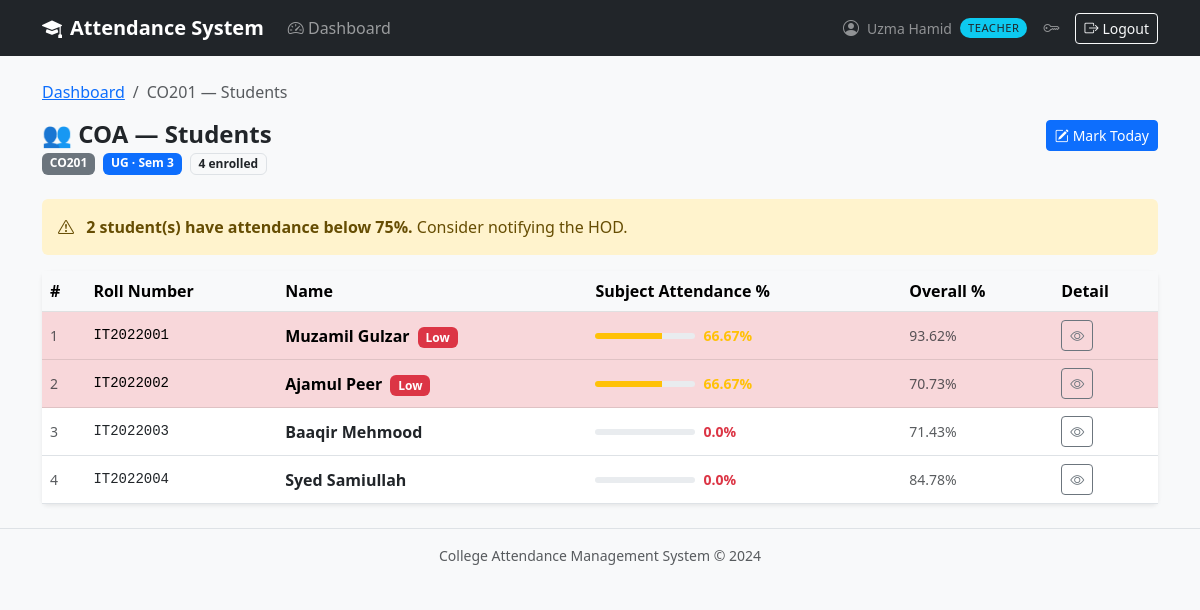
Page /teacher/subject/14/students (signed in) on the committed database.
### app/models/user.py (models this page shows, shortened)
class User(UserMixin, db.Model):
    __tablename__ = 'users'
    id = db.Column(db.Integer, primary_key=True)
    email = db.Column(db.String(120), unique=True, nullable=False, index=True)
    first_name = db.Column(db.String(50), nullable=False)
    last_name  = db.Column(db.String(50), nullable=False)
    password_hash = db.Column(db.String(256), nullable=False)
    role = db.Column(db.String(20), nullable=False)
    is_active = db.Column(db.Boolean, default=True, nullable=False)
    created_at = db.Column(db.DateTime, default=datetime.utcnow, nullable=False)
    updated_at = db.Column(db.DateTime, default=datetime.utcnow,
                           onupdate=datetime.utcnow, nullable=False)
    teacher_profile = db.relationship('Teacher', back_populates='user',
                                      uselist=False, cascade='all, delete-orphan')
    student_profile = db.relationship('Student', back_populates='user',
                                      uselist=False, cascade='all, delete-orphan')
    @property
    def is_principal(self):
        return self.role == Role.PRINCIPAL
    @property
    def is_hod(self):
        return self.role == Role.HOD
    @property
    def is_teacher(self):
        return self.role == Role.TEACHER
    @property
    def full_name(self):
        return f"{self.first_name} {self.last_name}"

### app/models/subject.py (models this page shows, shortened)
class Subject(db.Model):
    __tablename__ = 'subjects'
    id = db.Column(db.Integer, primary_key=True)
    department_id = db.Column(db.Integer, db.ForeignKey('departments.id'),
                              nullable=False)
    name = db.Column(db.String(100), nullable=False)
    code = db.Column(db.String(15), unique=True, nullable=False)
    semester     = db.Column(db.Integer, nullable=False)
    program_type = db.Column(db.String(5), nullable=False, default='UG')
    total_classes = db.Column(db.Integer, default=0, nullable=False)
    is_active  = db.Column(db.Boolean, default=True, nullable=False)
    created_at = db.Column(db.DateTime, default=datetime.utcnow, nullable=False)
    department = db.relationship('Department', back_populates='subjects')
    teachers   = db.relationship('Teacher', secondary=teacher_subjects,
                                 back_populates='subjects', lazy='dynamic')
    attendance_records = db.relationship('Attendance', back_populates='subject',
                                         lazy='dynamic',
                                         cascade='all, delete-orphan')

### app/models/student.py (models this page shows, shortened)
class Student(db.Model):
    __tablename__ = 'students'
    id = db.Column(db.Integer, primary_key=True)
    user_id = db.Column(db.Integer, db.ForeignKey('users.id'),
                        unique=True, nullable=False)
    department_id = db.Column(db.Integer, db.ForeignKey('departments.id'),
                              nullable=False)
    roll_number = db.Column(db.String(20), unique=True, nullable=False)
    admission_year = db.Column(db.String(9), nullable=False)
    program_type = db.Column(
        db.String(5),
        nullable=False,
        default='UG'
    )
    semester = db.Column(db.Integer, nullable=False, default=1)
    is_graduated       = db.Column(db.Boolean, default=False, nullable=False)
    graduation_semester= db.Column(db.Integer,  nullable=True)
    graduation_year    = db.Column(db.String(9), nullable=True)
    graduation_reason  = db.Column(db.Text,      nullable=True)
    graduated_at       = db.Column(db.DateTime,  nullable=True)
    graduated_by_id    = db.Column(db.Integer,
                                   db.ForeignKey('teachers.id'), nullable=True)
    created_at = db.Column(db.DateTime, default=datetime.utcnow, nullable=False)
    updated_at = db.Column(db.DateTime, default=datetime.utcnow,
                           onupdate=datetime.utcnow, nullable=False)
    user            = db.relationship('User', back_populates='student_profile')
    department      = db.relationship('Department', back_populates='students')
    graduated_by    = db.relationship('Teacher', foreign_keys=[graduated_by_id])
    attendance_records = db.relationship('Attendance', back_populates='student',
                                         lazy='dynamic',
                                         cascade='all, delete-orphan')
    @property
    def full_name(self):
        return self.user.full_name if self.user else 'Unknown'
    @property
    def attendance_percentage(self):
        records = self.attendance_records.filter_by(
            semester=self.semester
        ).all()
        conducted = [r for r in records if r.status not in ('leave', 'event')]
        if not conducted:
            return 0.0
        attended = sum(1 for r in conducted if r.status == 'present')
        return round((attended / len(conducted)) * 100, 2)
    def attendance_percentage_for_subject(self, subject_id):
        from app.models.attendance import Attendance
        records = self.attendance_records.filter_by(
            subject_id=subject_id
        ).all()
        conducted = [r for r in records if r.status not in ('leave', 'event')]
        if not conducted:
            return 0.0
        attended = sum(1 for r in conducted if r.status == 'present')
        return round((attended / len(conducted)) * 100, 2)

### app/models/attendance.py (models this page shows, shortened)
class Attendance(db.Model):
    __tablename__ = 'attendance'
    __table_args__ = (
        db.UniqueConstraint(
            'student_id', 'subject_id', 'date',
            name='uq_student_subject_date'
        ),
    )
    id = db.Column(db.Integer, primary_key=True)
    student_id   = db.Column(db.Integer, db.ForeignKey('students.id'),
                             nullable=False, index=True)
    subject_id   = db.Column(db.Integer, db.ForeignKey('subjects.id'),
                             nullable=False, index=True)
    marked_by_id = db.Column(db.Integer, db.ForeignKey('teachers.id'),
                             nullable=False)
    date         = db.Column(db.Date,    nullable=False, index=True)
    status = db.Column(
        db.String(10),
        nullable=False,
        default='absent'
    )
    semester = db.Column(db.Integer, nullable=False)
    is_edited       = db.Column(db.Boolean,  default=False, nullable=False)
    edit_reason     = db.Column(db.Text,     nullable=True)
    edited_by_id    = db.Column(db.Integer,
                                db.ForeignKey('teachers.id'), nullable=True)
    edited_at       = db.Column(db.DateTime, nullable=True)
    original_status = db.Column(db.String(10), nullable=True)
    is_qr_scan       = db.Column(db.Boolean,  default=False, nullable=False)
    reviewed_by_id   = db.Column(db.Integer,
                                 db.ForeignKey('teachers.id'), nullable=True)
    reviewed_at      = db.Column(db.DateTime, nullable=True)
    created_at = db.Column(db.DateTime, default=datetime.utcnow, nullable=False)
    student    = db.relationship('Student',  back_populates='attendance_records')
    subject    = db.relationship('Subject',  back_populates='attendance_records')
    marked_by  = db.relationship('Teacher',  foreign_keys=[marked_by_id],
                                 back_populates='attendance_records')
    edited_by  = db.relationship('Teacher',  foreign_keys=[edited_by_id])
    reviewed_by = db.relationship('Teacher', foreign_keys=[reviewed_by_id])
    VALID_STATUSES = ('present', 'absent', 'leave', 'event', 'no_class', 'pending')
    REVIEW_STATUSES = ('present', 'leave', 'event', 'no_class')
    MANUAL_STATUSES = ('present', 'absent', 'leave', 'event', 'no_class')

### app/routes/teacher.py (the view)
@teacher_bp.route('/subject/<int:subject_id>/students')
@login_required
@teacher_required
@teacher_owns_subject
def subject_students(subject_id):
    subject  = g.owned_subject
    from app.services.teacher_service import _get_enrolled_students
    students = _get_enrolled_students(subject)
    student_rows = []
    for student in students:
        pct = student.attendance_percentage_for_subject(subject.id)
        student_rows.append({
            'student': student,
            'pct'    : pct,
            'low_att': pct < 75 and pct > 0,
        })
    return render_template('teacher/subject_students.html',
                           subject=subject,
                           student_rows=student_rows,
                           title=f'{subject.code} — Students')

### app/services/teacher_service.py (called while the page is built)
def _get_enrolled_students(subject):
    return (
        Student.query
        .filter_by(
            department_id = subject.department_id,
            semester      = subject.semester,
            program_type  = subject.program_type,
            is_graduated  = False,
        )
        .join(Student.user)
        .filter(User.is_active == True)
        .order_by(Student.roll_number)
        .all()
    )

### app/templates/teacher/subject_students.html
{% extends "shared/base.html" %}
{% block content %}
<nav aria-label="breadcrumb" class="mb-3">
    <ol class="breadcrumb small">
        <li class="breadcrumb-item">
            <a href="{{ url_for('teacher.dashboard') }}">Dashboard</a></li>
        <li class="breadcrumb-item active">{{ subject.code }} — Students</li>
    </ol>
</nav>
<div class="d-flex justify-content-between align-items-start mb-4">
    <div>
        <h4 class="fw-bold mb-1">👥 {{ subject.name }} — Students</h4>
        <div class="d-flex gap-2">
            <span class="badge bg-secondary">{{ subject.code }}</span>
            <span class="badge {{ 'bg-primary' if subject.program_type == 'UG' else 'bg-warning text-dark' }}">
                {{ subject.program_type }} · Sem {{ subject.semester }}
            </span>
            <span class="badge bg-light text-dark border">
                {{ student_rows | length }} enrolled
            </span>
        </div>
    </div>
    <a href="{{ url_for('teacher.mark_attendance_view', subject_id=subject.id) }}"
       class="btn btn-primary btn-sm">
        <i class="bi bi-pencil-square me-1"></i>Mark Today
    </a>
</div>
{% set low_att = student_rows | selectattr('low_att') | list %}
{% if low_att %}
<div class="alert alert-warning border-0 mb-3">
    <i class="bi bi-exclamation-triangle me-2"></i>
    <strong>{{ low_att | length }} student(s) have attendance below 75%.</strong>
    Consider notifying the HOD.
</div>
{% endif %}
<div class="card border-0 shadow-sm">
    <div class="table-responsive">
        <table class="table table-hover align-middle mb-0">
            <thead class="table-light">
                <tr>
                    <th>#</th>
                    <th>Roll Number</th>
                    <th>Name</th>
                    <th>Subject Attendance %</th>
                    <th>Overall %</th>
                    <th>Detail</th>
                </tr>
            </thead>
            <tbody>
            {% for row in student_rows %}
            {% set student = row.student %}
            <tr class="{{ 'table-danger' if row.low_att else '' }}">
                <td class="text-muted small">{{ loop.index }}</td>
                <td class="font-monospace small">{{ student.roll_number }}</td>
                <td class="fw-semibold">
                    {{ student.full_name }}
                    {% if row.low_att %}
                    <span class="badge bg-danger ms-1 small">Low</span>
                    {% endif %}
                </td>
                <td>
                    <div class="d-flex align-items-center gap-2">
                        <div class="progress flex-grow-1" style="height:6px;max-width:100px">
                            <div class="progress-bar
                                bg-{{ 'success' if row.pct >= 75 else 'warning' if row.pct >= 60 else 'danger' }}"
                                 style="width:{{ row.pct }}%"></div>
                        </div>
                        <span class="small fw-semibold
                            text-{{ 'success' if row.pct >= 75 else 'warning' if row.pct >= 60 else 'danger' }}">
                            {{ row.pct }}%
                        </span>
                    </div>
                </td>
                <td class="small text-muted">
                    {{ student.attendance_percentage }}%
                </td>
                <td>
                    <a href="{{ url_for('teacher.student_attendance_detail',
                                subject_id=subject.id,
                                student_id=student.id) }}"
                       class="btn btn-sm btn-outline-secondary">
                        <i class="bi bi-eye"></i>
                    </a>
                </td>
            </tr>
            {% else %}
            <tr>
                <td colspan="6" class="text-center py-5 text-muted">
                    No students enrolled yet for this semester.
                </td>
            </tr>
            {% endfor %}
            </tbody>
        </table>
    </div>
</div>
{% endblock %}

### app/templates/shared/base.html (shortened to what this page needs)
<!DOCTYPE html>
<html lang="en">
<head>
    <link href="https://cdn.jsdelivr.net/npm/bootstrap@5.3.0/dist/css/bootstrap.min.css" rel="stylesheet">
    <link href="https://cdn.jsdelivr.net/npm/bootstrap-icons@1.11.0/font/bootstrap-icons.css" rel="stylesheet">
</head>
<body>
{% if current_user.is_authenticated %}
<nav class="navbar navbar-expand-lg navbar-dark bg-dark">
  <div class="container">
    <a class="navbar-brand" href="/"><i class="bi bi-mortarboard-fill me-2"></i>Attendance System</a>
    <div class="collapse navbar-collapse" id="navMenu">
      <ul class="navbar-nav me-auto">
        {% if current_user.is_principal %}
          <li class="nav-item">
            <a class="nav-link" href="{{ url_for('principal.dashboard') }}">
              <i class="bi bi-speedometer2"></i> Dashboard
            </a>
          </li>
        {% elif current_user.is_teacher %}
          <li class="nav-item">
            <a class="nav-link" href="{{ url_for('teacher.dashboard') }}">
              <i class="bi bi-speedometer2"></i> Dashboard
            </a>
          </li>
        {% elif current_user.is_student %}
          <li class="nav-item">
            <a class="nav-link" href="{{ url_for('student.dashboard') }}">
              <i class="bi bi-speedometer2"></i> Dashboard
            </a>
          </li>
        {% endif %}
      </ul>
      <ul class="navbar-nav ms-auto align-items-center gap-2">
        <li class="nav-item d-flex align-items-center gap-2">
          <i class="bi bi-person-circle text-white-50"></i>
          <span class="text-white-50 small">{{ current_user.full_name }}</span>
          <span class="role-badge
            {% if current_user.is_principal %}bg-danger text-white
            {% elif current_user.is_hod      %}bg-warning text-dark
            {% elif current_user.is_teacher  %}bg-info text-dark
            {% else                          %}bg-success text-white{% endif %}">
            {{ current_user.role }}
          </span>
        </li>
        <li class="nav-item">
          <a class="nav-link text-white-50" href="{{ url_for('auth.change_password_view') }}"
             title="Change password"><i class="bi bi-key"></i></a>
        </li>
        <li class="nav-item">
          <a class="btn btn-sm btn-outline-light" href="{{ url_for('auth.logout') }}">
            <i class="bi bi-box-arrow-right me-1"></i>Logout
          </a>
        </li>
      </ul>
    </div>
  </div>
</nav>
{% endif %}
<main class="container py-4">
  {% block content %}{% endblock %}
</main>
<footer class="text-center text-muted py-3 border-top small">
  College Attendance Management System &copy; 2024
</footer>
</body>
</html>

### app/templates/shared/base.html (style rules this page uses)
body { background-color: #f8f9fa; }
.navbar-brand { font-weight: 700; }
.role-badge { font-size: 0.7rem; padding: 2px 8px; border-radius: 10px; text-transform: uppercase; letter-spacing: 0.5px; }

### rows in the picture
User: full_name "Uzma Hamid", role "TEACHER"
Subject: code "CO201", name "COA", program_type "UG", semester "3"
Student: roll_number "IT2022001", attendance_percentage "93.62"
User: full_name "Muzamil Gulzar"
Student: roll_number "IT2022002", attendance_percentage "70.73"
User: full_name "Ajamul Peer"
Student: roll_number "IT2022003", attendance_percentage "71.43"
User: full_name "Baaqir Mehmood"
Student: roll_number "IT2022004", attendance_percentage "84.78"
User: full_name "Syed Samiullah"

### other values in the picture
{{ student_rows | length }} "4"
{{ low_att | length }} "2"
{{ row.pct }} "66.67" "66.67" "0.0" "0.0"
